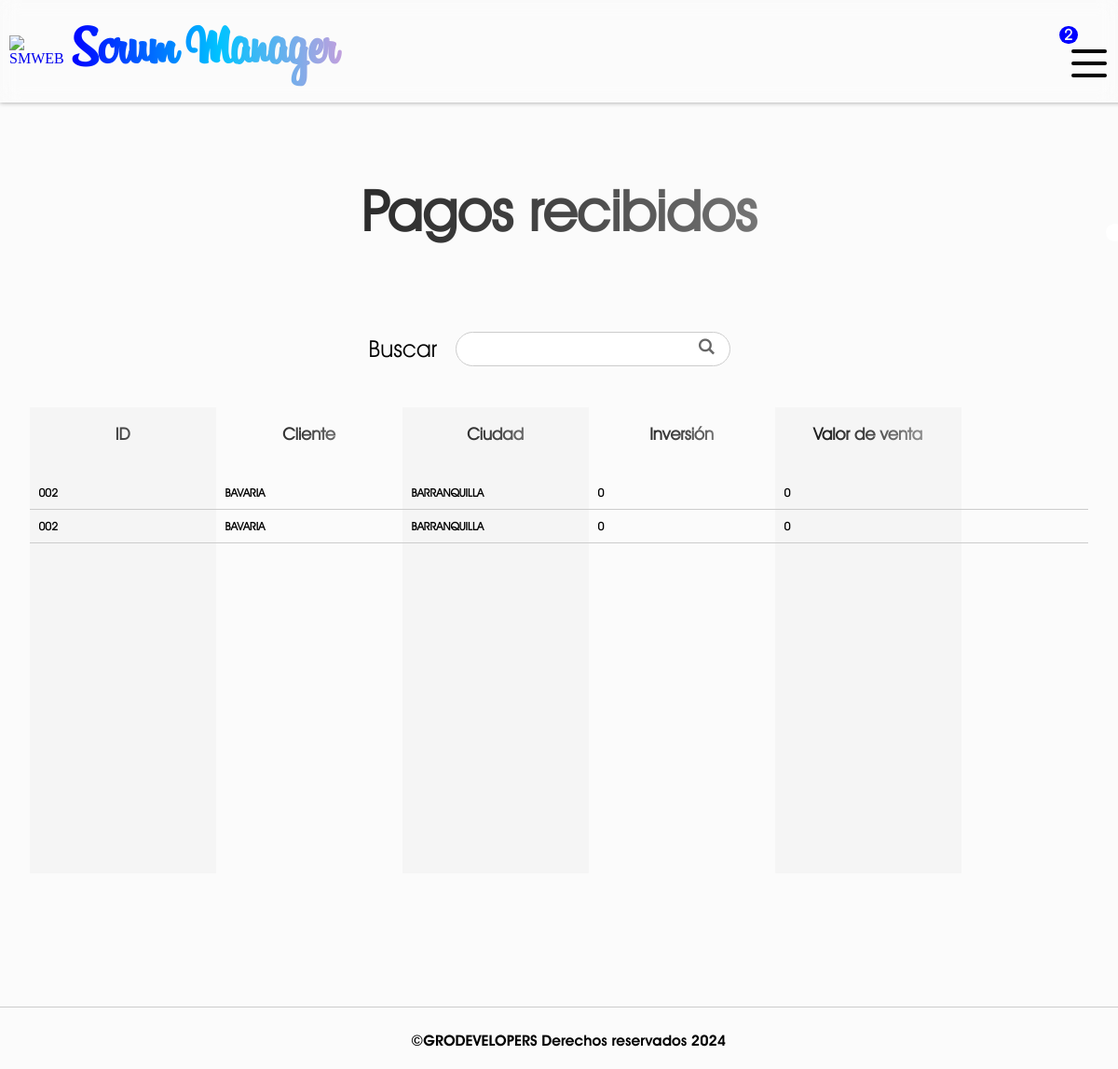
Page /order-payments/ (signed in) on the earlier database version.
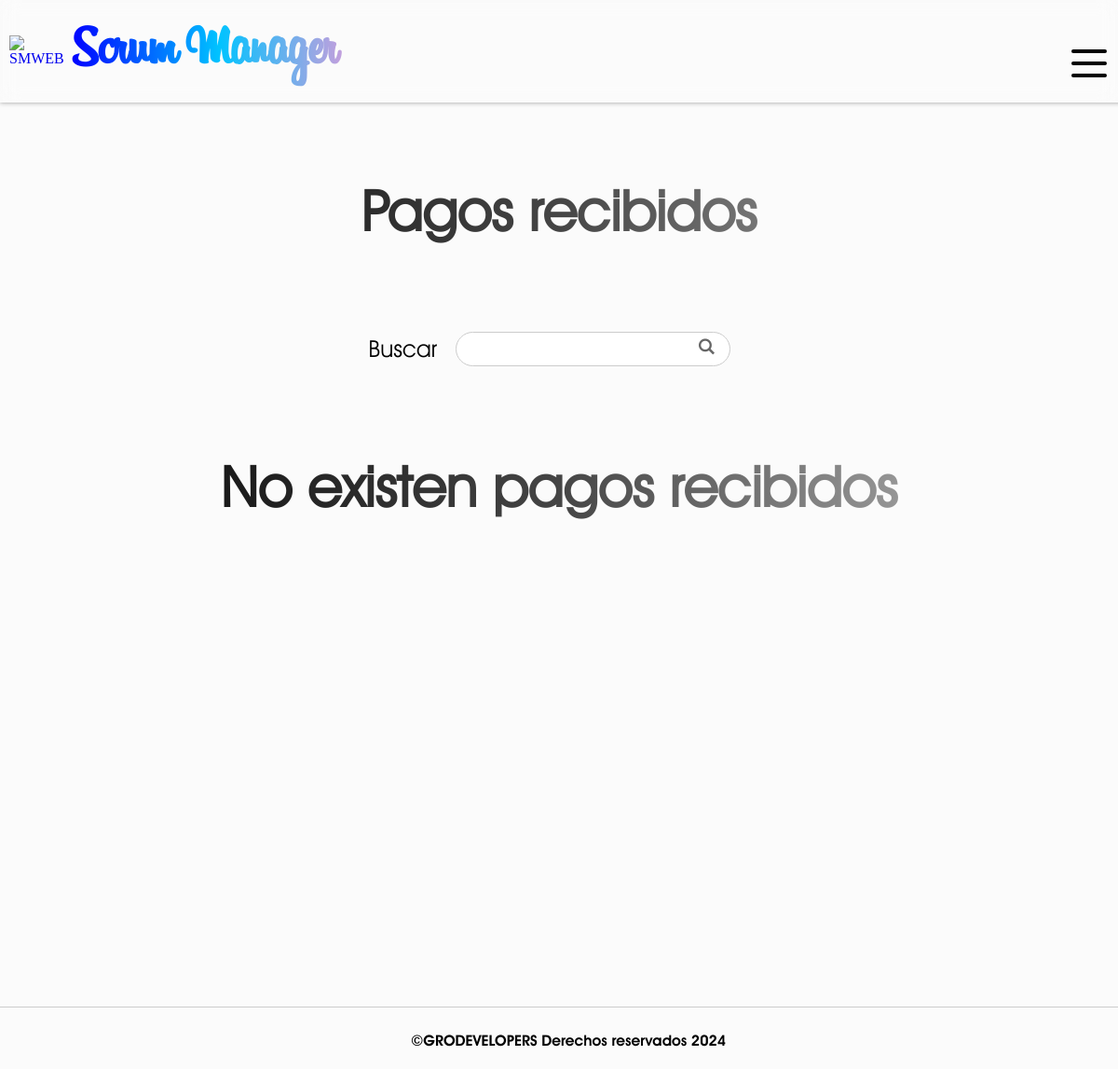
Same page on the later database version.
### SMWEB/models.py (models this page shows, shortened)
class OrderPayment(models.Model):
    order_id = models.CharField(verbose_name="Número de caso", max_length=255)
    client = models.CharField(verbose_name="Cliente", max_length=255, null=False, default="")
    city = models.CharField(verbose_name="Ciudad", max_length=255, null=False)
    invesment = models.DecimalField(verbose_name="Inversión", max_digits=20, decimal_places=2, null= True)
    sales_value = models.DecimalField(verbose_name="Valor de venta", max_digits=20, decimal_places=2, null= True)
    service_description = models.TextField(verbose_name="Descripción del servicio")
    in_charge = models.CharField(verbose_name="Encargado", max_length=255, null=False, default="")
    company = models.CharField(verbose_name="Empresa", max_length=255, null=False, default="")
    account_owner = models.CharField(verbose_name="Propietario de la cuenta", max_length=255, default="")
    bank_account = models.CharField(verbose_name="Banco", max_length=255, default="")
    account_number = models.CharField(verbose_name="Número de cuenta", max_length=255, default="")
    type_account = models.CharField(verbose_name="Tipo de cuenta", max_length=255, default="")
    amount = models.IntegerField(verbose_name="Pago")
    comments = models.TextField(verbose_name="Comentarios")
    made_by = models.CharField(verbose_name="Realizado por", max_length=255)
    created_at = models.DateField(verbose_name="Creado el", auto_now_add=True)
    class Meta:
        verbose_name = 'Pago'
        verbose_name_plural = 'Pagos'

### SMWEB/views.py (the view, shortened to what this page needs)
# urls.py: path('order-payments/', views.order_payments, name='order-payments'),
@login_required(login_url=inicio)
def order_payments(request):
    user_rol = request.user.rol
    user_company = request.user.company_id
    if user_rol not in ['gerente', 'financiero', 'coordinador']:
        messages.warning(request, f'Tu rol de {user_rol} no te permite acceder a los pagos recibidos')
        return redirect('inicio')
    payments = OrderPayment.objects.filter(company = user_company).order_by('-created_at')
    formatted_invesment = []
    formatted_sales = []
    formatted_payments = []
    for payment in payments:
        if payment.invesment is not None:
            invesment = format_amount(payment.invesment)
            formatted_invesment.append(invesment)
        else:
            formatted_invesment.append(0)
        if payment.sales_value is not None:
            sales = format_amount(payment.sales_value)
            formatted_sales.append(sales)
        else:
            formatted_sales.append(0)
        if payment.amount is not None:
            payment_amount = format_amount(payment.amount)
            formatted_payments.append(payment_amount)
        else:
            formatted_payments.append(0)
    return render(request, 'order_payments.html',{
        'payments': payments,
        'formatted_invesment': formatted_invesment,
        'formatted_sales': formatted_sales,
        'formatted_payments': formatted_payments
    })

### SMWEB/context_processors.py (called while the page is built)
def get_rejected_payments(request):
    if request.user.is_authenticated:
        company_id = request.user.company_id
        first_name = request.user.first_name
        rejected_payments = PaymentRejected.objects.filter(company = company_id).filter(in_charge = first_name.upper()).count()
        return {
            'rejected_payments': rejected_payments
        }
    return {
        'rejected_payments': False
        }

def get_payments(request):
    if request.user.is_authenticated:
        company_id = request.user.company_id
        payments = OrderPayment.objects.filter(company = company_id).count()
        return {
            'received_payments': payments
        }
    return {
        'received_payments': False
        }

def get_affiliations(request):
    if request.user.is_authenticated:
        company_id = request.user.company_id
        affiliations = Affiliation.objects.filter(company = company_id).count()
        return {
            'received_affiliations': affiliations
        }
    return {
        'received_affiliations': False
        }

### SMWEB/models.py (called while the page is built)
    def __str__(self):
        return self.name

### SMWEB/utils.py (called while the page is built)
def format_amount(amount):
    return f"{amount:,.2f}"

### SMWEB/templates/order_payments.html (shortened to what this page needs)
{% extends "layout.html" %}
{% block content %}
    <h1 id="title" >Pagos recibidos</h1>
    <form action="" method="post" class="search_engine">
        <label for="search">Buscar</label>
        <input type="text" name="search">
        <input type="submit" class="symbol_search" value="L">
    </form>
    {% if payments %}
        <section id="payments">
            <div class="payments__column payments__column--id">
                <h3 class="column__title">ID</h3>
                {% for payment in payments %}
                    {% if user.rol == 'financiero' %}
                        <div class="payments__element payments__element-id"><a href='{% url "handle-payment" payment.id %}'>{{payment.order_id}}</a></div>
                    {% else %}
                        <div class="payments__element payments__element-id">{{payment.order_id}}</div>
                    {% endif %}
                {% endfor %}
            </div>
            <div class="payments__column payments__column--client">
                <h3 class="column__title">Cliente</h3>
                {% for payment in payments %}
                    <div class="payments__element payments__element-client">{{payment.client}}</div>
                {% endfor %}
            </div>
            <div class="payments__column payments__column--city">
                <h3 class="column__title">Ciudad</h3>
                {% for payment in payments %}
                    <div class="payments__element payments__element-city">{{payment.city}}</div>
                {% endfor %}
            </div>
            <div class="payments__column payments__column--invesment">
                <h3 class="column__title">Inversión</h3>
                {% for invesment in formatted_invesment %}
                    <div class="payments__element payments__element-invesment">{{invesment}}</div>
                {% endfor %}
            </div>
            <div class="payments__column payments__column--sales_value">
                <h3 class="column__title">Valor de venta</h3>
                {% for sales in formatted_sales %}
                    <div class="payments__element payments__element-sales_value">{{sales}}</div>
                {% endfor %}
            </div>
            <div class="payments__column payments__column--service_description">
                <h3 class="column__title">Descripción</h3>
                {% for payment in payments %}
                    <div class="payments__element payments__element-service_description">{{payment.service_description}}</div>
                {% endfor %}
            </div>
        </section>
    {% else %}
        <h1 id="title" >No existen pagos recibidos</h1>
    {% endif %}
{% endblock %}

Differences in the rows shown:
removed OrderPayment: order_id "002", client "BAVARIA", city "BARRANQUILLA"
removed OrderPayment: order_id "002", client "BAVARIA", city "BARRANQUILLA"
Other differences:
{{ notifies }}: "2" → (not shown)
text no longer shown: "ID Cliente Ciudad Inversión Valor de venta"
text now shown: "No existen pagos recibidos"
list line gone: "0"
